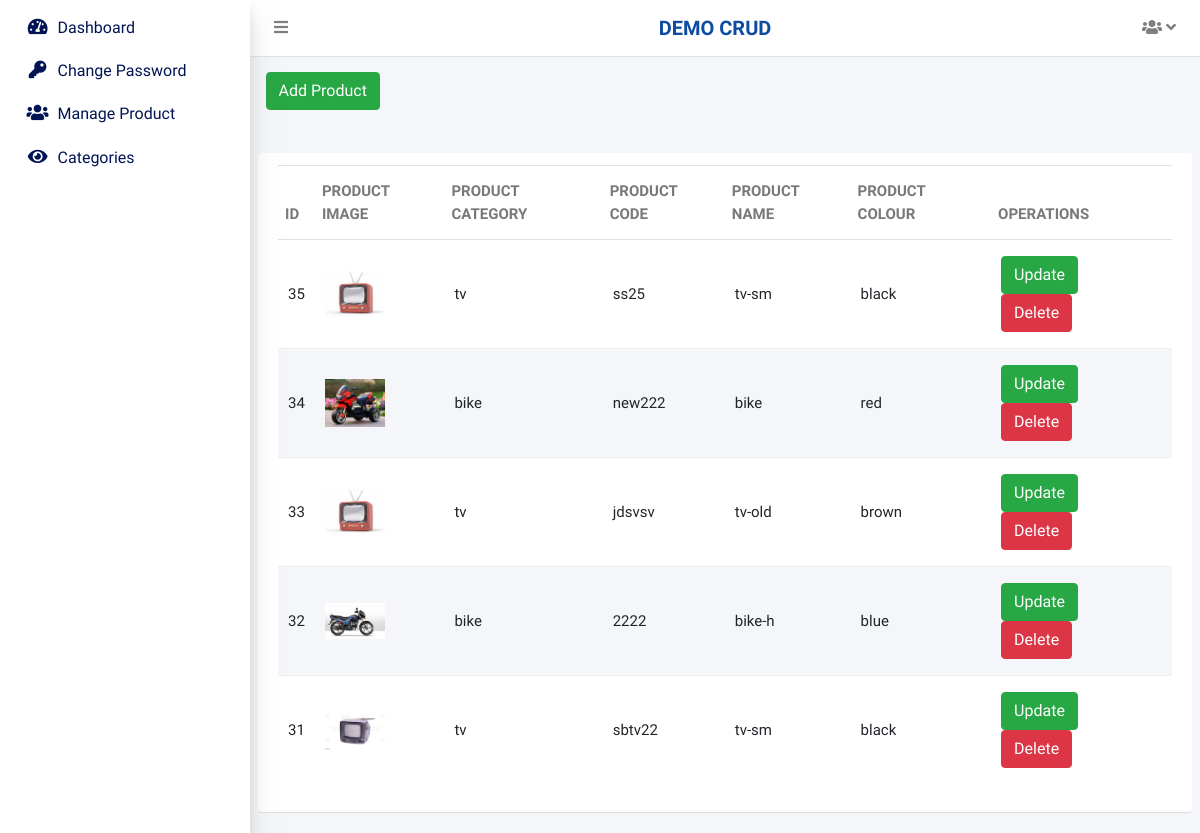
Page /admin/manage-product.php (signed in) on the earlier database version.
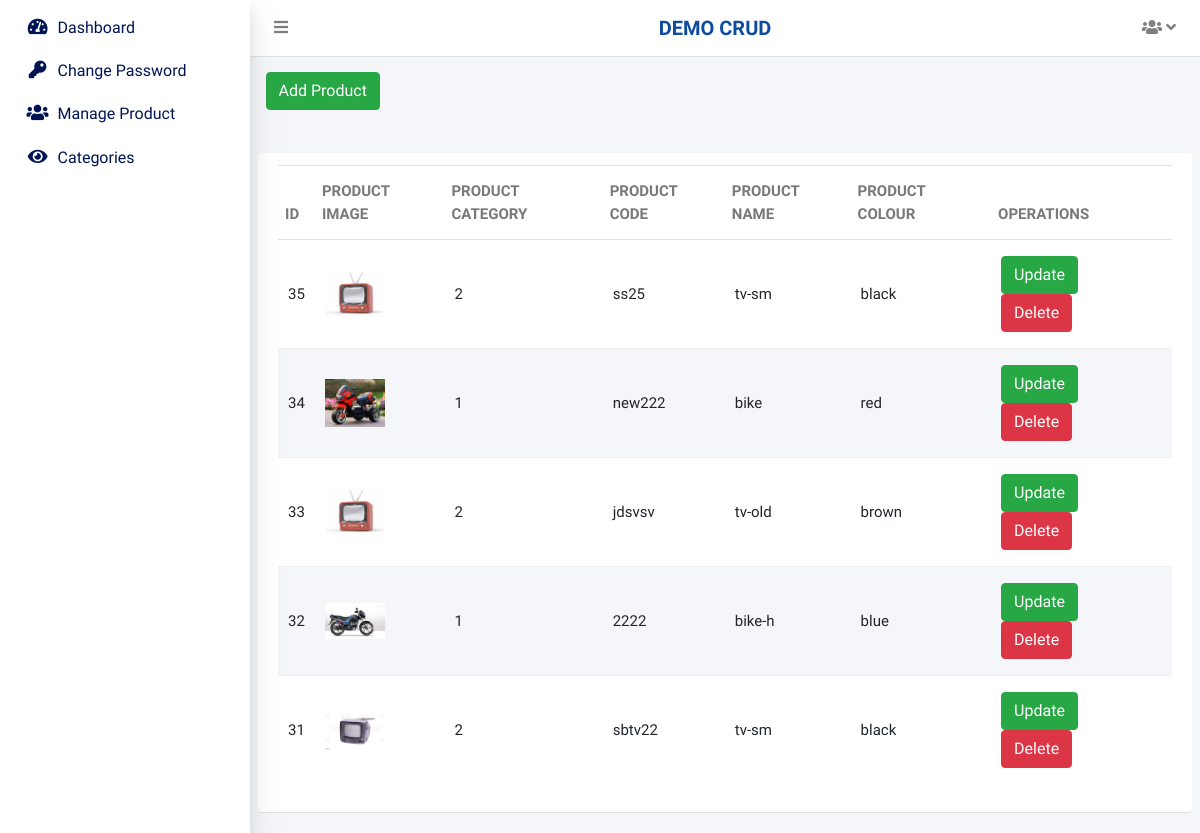
Same page on the later database version.
### tables this page shows
CREATE TABLE `tbl_product` (
  `id` int(11) NOT NULL,
  `product_image` varchar(255) NOT NULL,
  `product_category` varchar(255) NOT NULL,
  `product_code` varchar(255) NOT NULL,
  `product_name` varchar(255) NOT NULL,
  `product_colour` varchar(255) NOT NULL,
  `created_at` datetime NOT NULL DEFAULT current_timestamp()
);

### include/DbConfig.php (called while the page is built, shortened)
<?php
class DbConfig
{
    private $_host = 'localhost';
    private $_username = 'root';
    private $_password = '';
    private $_database = 'projects';
    protected $connection;
    public function __construct()
    {
        if (!isset($this->connection)) {
            $this->connection = new mysqli($this->_host, $this->_username, $this->_password, $this->_database);
        }
        return $this->connection;
    }
}
?>

### include/Crud.php (called while the page is built, shortened)
<?php
include_once 'DbConfig.php';
class Crud extends DbConfig
{
    public function getData($query)
    {
        $result = $this->connection->query($query);
        $rows = array();
        while ($row = $result->fetch_assoc()) {
            $rows[] = $row;
        }
        return $rows;
    }
}
?>

### admin/manage-product.php (the view, shortened to what this page needs)
<?php require("admin-header.php");
include_once 'DbConfig.php';
?>
<div class="content-wrapper">
    <section class="content-header">
        <div class="container-fluid">
            <div class="row mb-2">
                <div class="col-sm-6">
                    <div class="heds-new">
                        <a href = add-product.php class="btn btn-success">Add Product</a>
                    </div>
                </div>
            </div>
        </div>
    </section>
    <section class="content nw-list">
        <div class="row d-flex align-items-stretch">
            <div class="col-lg-12">
                <div class="card-body listing-list">
                    <div class="table-tabs w-100 float-left">
                        <?php
				    	$where = '   ';
						?>
                        <table class="table style-1 tbl-listings">
                            <thead>
                                <tr role="row">
                                    <th>Id</th>
									<th>Product Image</th>
									<th>Product Category</th>
                                    <th>Product Code</th>
                                    <th>Product Name</th>
                                    <th>Product colour</th>
                                    <th>Operations</th>
                                </tr>
                            </thead>
                            <tbody>
                                <?php
								$rowsperpage = PAGINATION;
								if (isset($_GET['currentpage']) && is_numeric($_GET['currentpage'])) {
									$currentpage = (int) $_GET['currentpage'];
								} else {
									$currentpage = 1;
								}
								$offset = ($currentpage - 1) * $rowsperpage;
								$sql = "SELECT * FROM " . TABLE_PREFIX . "product where 1=1 $where order by id desc LIMIT " . $offset . ", " . $rowsperpage . "";
								$result = $crud->getData($sql);
								foreach ($result as $obj) {
								?>
                                <tr>
								    <td>
									<?php echo $obj['id'];  ?>
                                    </td>
									<td>
									<img src=<?php echo $obj['product_image']?>>
									</td>
									<td>
									<?php echo $obj['product_category'];  ?>
									</td>
                                    <td>
									<?php echo $obj['product_code'];  ?>
                                    </td>
                                    <td>
									<?php echo $obj['product_name'];  ?>
                                    </td>
                                    <td>
									<?php echo $obj['product_colour'];  ?>
                                    </td>
									<td>
									 <a href ="update-product.php?id=<?php echo $obj[id]; ?>" class="btn btn-success mr-3">Update
									 <a href ="delete-product.php?id=<?php echo $obj[id]; ?>" class="btn btn-danger">Delete
									</td>
                                </tr>
                                <?php }
								?>
                            </tbody>
                        </table>
                    </div>
                </div>
            </div>
        </div>
    </section>
    <?php
	require("admin-footer.php");
	?>

Differences in the rows shown:
changed tbl_product "ss25": product_category "tv" → "2"
changed tbl_product "new222": product_category "bike" → "1"
changed tbl_product "jdsvsv": product_category "tv" → "2"
changed tbl_product "bike-h": product_category "bike" → "1"
changed tbl_product "sbtv22": product_category "tv" → "2"
